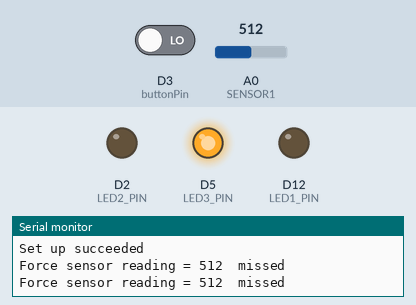
A sketch run on a simulated Arduino Zero (SAMD21). Shown: output pins drawn as LEDs (lit = HIGH), the last lines printed to the serial monitor. Inputs (shaded band) come from the test bench; at power-on: A0 (SENSOR1) = 512, D3 (buttonPin) LOW.

Above: at 2.8 s.
2.9 s: A0 (SENSOR1) set to 885
8.9 s: A0 (SENSOR1) set to 916
At 12.9 s:
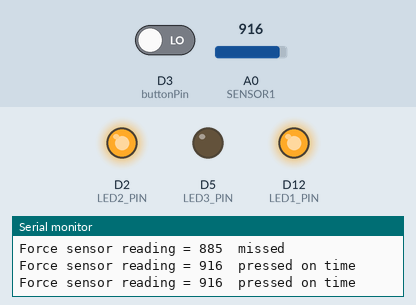
14.9 s: A0 (SENSOR1) set to 900
At 20.3 s:
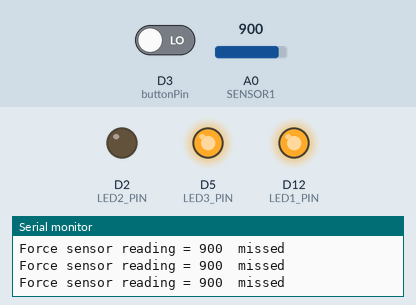
20.9 s: A0 (SENSOR1) set to 1023
At 26.7 s:
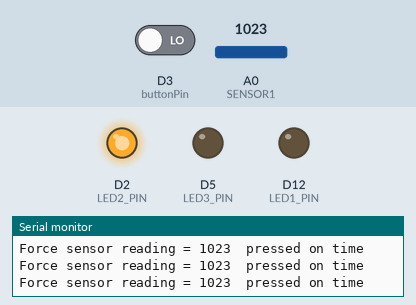
26.9 s: D3 (buttonPin) driven HIGH
At 28.8 s:
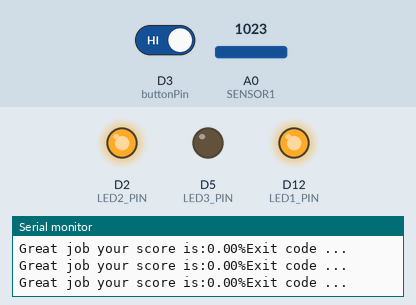
Timing chart, 0 to 30.3 s (numbered marks = the images above; inputs shaded):
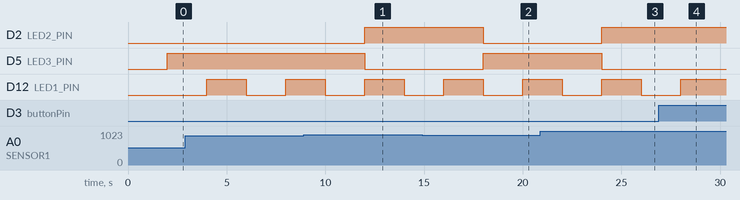

Measured:
- the behaviour switches between 900 and 901 on A0 (SENSOR1) (found by bisection; images 0 and 1)
- after the input at 8.9 s, D2 (LED2_PIN): LOW → HIGH after 3.1 s; D5 (LED3_PIN): HIGH → LOW after 3.1 s
- after the input at 14.9 s, D2 (LED2_PIN): HIGH → LOW after 3.1 s; D5 (LED3_PIN): LOW → HIGH after 3.1 s
- after the input at 20.9 s, D2 (LED2_PIN): LOW → HIGH after 3.1 s; D5 (LED3_PIN): HIGH → LOW after 3.1 s
- after the input at 26.9 s, D12 (LED1_PIN): goes on until 28.0 s, then stays HIGH

The sketch:

makeathon_project.ino
```cpp
#include <Keypad.h>
#include <Wire.h>     // include Arduino Wire library
#include "rgb_lcd.h"  // include Seeed Studio LCD library

#define LED1_PIN 12
#define LED2_PIN 2
#define LED3_PIN 5
#define SENSOR1  A0
#define buttonPin 3
/*
There are X beats in a Y beat measure
Tempo = 120 BPM = 2 BPS
Beats are every a = 2 / Y seconds


Our modes will be duples: Keys 1 4 7 -> 2/2, 2/4, 6/8
          triples: Keys 2 5 8 -> 3/2, 3/4, 9/8
                  quadruples: Keys 3 6 9 -> 4/2, 4/4, 12/8
*/
unsigned long delayCount = 2000;
const unsigned int TEMPO = 2;

unsigned long previousBlink1 = 0;
byte LED1_State = HIGH;
byte LED2_State = HIGH;
byte LED3_State = HIGH;

int count = 0;

// variables will change:
int buttonState = 0;         // variable for reading the pushbutton status

int countCorrect = 0;
int countTotal = 0;

void ISR_button()
{
  buttonState = 1;
  countCorrect = 0;
  countTotal = 0;
}

void setup() {
  SerialUSB.begin(9600);
  SerialUSB.print("Set up succeeded\n");
  pinMode(LED1_PIN, OUTPUT);
  pinMode(LED2_PIN, OUTPUT);
  pinMode(LED3_PIN, OUTPUT);
  // initialize the pushbutton pin as an input:
  pinMode(buttonPin, INPUT);
  attachInterrupt(digitalPinToInterrupt(buttonPin), ISR_button, CHANGE);

}

void loop() {

  LED2_State = LOW;
  LED3_State = LOW;

  bool jump_exit = true;
  while (jump_exit) {

    // read the state of the pushbutton value:
    // check if the pushbutton is pressed.
    // if it is, the buttonState is HIGH:

    if (buttonState == 1) {
        jump_exit = false;
        break;
    }

    int analogReading = analogRead(SENSOR1);

    if (LED1_State == HIGH) {
      LED1_State = LOW;
    } else {
      LED1_State = HIGH;
    }

    SerialUSB.print("Force sensor reading = ");
    SerialUSB.print(analogReading); // print the raw analog reading


    if (analogReading > 900) {
      SerialUSB.print("  pressed on time\n");
      countCorrect += 1;
      if (LED2_State == LOW) {
      LED2_State = HIGH;
    } else {
      LED2_State = HIGH;
    }
    if (LED3_State == LOW) {
      LED3_State = LOW;
    } else {
      LED3_State = LOW;
    }
    }
    else {
      SerialUSB.print("  missed\n");
       if (LED3_State == LOW) {
        LED3_State = HIGH;
        } else {
          LED3_State = HIGH;
      }
      if (LED2_State == LOW) {
        LED2_State = LOW;
      } else {
        LED2_State = LOW;
      }
    }

    delay(delayCount);

    digitalWrite(LED1_PIN, LED1_State);
    digitalWrite(LED2_PIN, LED2_State);
    digitalWrite(LED3_PIN, LED3_State);
    countTotal += 1;

  }

  // print text on the LCD

  char txt[] =  "Great job your score is:\0";

  SerialUSB.print(txt);       // print text array
  float percentageCorrect = (countCorrect/countTotal)*100;
  SerialUSB.print(percentageCorrect);
  SerialUSB.print("%");

  SerialUSB.println("Exit code ...");
  // end here
}
```
